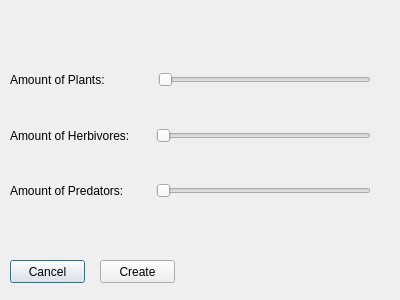
<?xml version="1.0" encoding="UTF-8"?>
<ui version="4.0">
 <class>NewWorldDialog</class>
 <widget class="QDialog" name="NewWorldDialog">
  <property name="geometry">
   <rect>
    <x>0</x>
    <y>0</y>
    <width>400</width>
    <height>300</height>
   </rect>
  </property>
  <property name="windowTitle">
   <string>Create New World</string>
  </property>
  <widget class="QPushButton" name="cancelButton">
   <property name="geometry">
    <rect>
     <x>10</x>
     <y>260</y>
     <width>75</width>
     <height>23</height>
    </rect>
   </property>
   <property name="text">
    <string>Cancel</string>
   </property>
  </widget>
  <widget class="QPushButton" name="pushButton_2">
   <property name="geometry">
    <rect>
     <x>100</x>
     <y>260</y>
     <width>75</width>
     <height>23</height>
    </rect>
   </property>
   <property name="text">
    <string>Create</string>
   </property>
  </widget>
  <widget class="QWidget" name="">
   <property name="geometry">
    <rect>
     <x>10</x>
     <y>70</y>
     <width>361</width>
     <height>131</height>
    </rect>
   </property>
   <layout class="QVBoxLayout" name="verticalLayout">
    <item>
     <layout class="QHBoxLayout" name="horizontalLayout">
      <item>
       <widget class="QLabel" name="labelPlants">
        <property name="sizePolicy">
         <sizepolicy hsizetype="Fixed" vsizetype="Preferred">
          <horstretch>0</horstretch>
          <verstretch>0</verstretch>
         </sizepolicy>
        </property>
        <property name="text">
         <string>Amount of Plants:           </string>
        </property>
       </widget>
      </item>
      <item>
       <spacer name="horizontalSpacerPlants">
        <property name="orientation">
         <enum>Qt::Horizontal</enum>
        </property>
        <property name="sizeType">
         <enum>QSizePolicy::Fixed</enum>
        </property>
        <property name="sizeHint" stdset="0">
         <size>
          <width>10</width>
          <height>20</height>
         </size>
        </property>
       </spacer>
      </item>
      <item>
       <widget class="QSlider" name="horizontalSliderPlants">
        <property name="maximum">
         <number>30</number>
        </property>
        <property name="orientation">
         <enum>Qt::Horizontal</enum>
        </property>
       </widget>
      </item>
     </layout>
    </item>
    <item>
     <spacer name="verticalSpacer">
      <property name="orientation">
       <enum>Qt::Vertical</enum>
      </property>
      <property name="sizeType">
       <enum>QSizePolicy::MinimumExpanding</enum>
      </property>
      <property name="sizeHint" stdset="0">
       <size>
        <width>20</width>
        <height>10</height>
       </size>
      </property>
     </spacer>
    </item>
    <item>
     <layout class="QHBoxLayout" name="horizontalLayout_2">
      <item>
       <widget class="QLabel" name="labelHerbivores">
        <property name="sizePolicy">
         <sizepolicy hsizetype="Fixed" vsizetype="Preferred">
          <horstretch>0</horstretch>
          <verstretch>0</verstretch>
         </sizepolicy>
        </property>
        <property name="text">
         <string>Amount of Herbivores:   </string>
        </property>
       </widget>
      </item>
      <item>
       <spacer name="horizontalSpacerHerbivores">
        <property name="orientation">
         <enum>Qt::Horizontal</enum>
        </property>
        <property name="sizeType">
         <enum>QSizePolicy::Fixed</enum>
        </property>
        <property name="sizeHint" stdset="0">
         <size>
          <width>10</width>
          <height>20</height>
         </size>
        </property>
       </spacer>
      </item>
      <item>
       <widget class="QSlider" name="horizontalSliderHerbivores">
        <property name="maximum">
         <number>30</number>
        </property>
        <property name="orientation">
         <enum>Qt::Horizontal</enum>
        </property>
       </widget>
      </item>
     </layout>
    </item>
    <item>
     <spacer name="verticalSpacer_2">
      <property name="orientation">
       <enum>Qt::Vertical</enum>
      </property>
      <property name="sizeType">
       <enum>QSizePolicy::MinimumExpanding</enum>
      </property>
      <property name="sizeHint" stdset="0">
       <size>
        <width>20</width>
        <height>10</height>
       </size>
      </property>
     </spacer>
    </item>
    <item>
     <layout class="QHBoxLayout" name="horizontalLayout_3">
      <item>
       <widget class="QLabel" name="labelPredators">
        <property name="sizePolicy">
         <sizepolicy hsizetype="Fixed" vsizetype="Preferred">
          <horstretch>0</horstretch>
          <verstretch>0</verstretch>
         </sizepolicy>
        </property>
        <property name="text">
         <string>Amount of Predators:     </string>
        </property>
       </widget>
      </item>
      <item>
       <spacer name="horizontalSpacerPredators">
        <property name="orientation">
         <enum>Qt::Horizontal</enum>
        </property>
        <property name="sizeType">
         <enum>QSizePolicy::Fixed</enum>
        </property>
        <property name="sizeHint" stdset="0">
         <size>
          <width>10</width>
          <height>20</height>
         </size>
        </property>
       </spacer>
      </item>
      <item>
       <widget class="QSlider" name="horizontalSliderPredators">
        <property name="maximum">
         <number>30</number>
        </property>
        <property name="orientation">
         <enum>Qt::Horizontal</enum>
        </property>
       </widget>
      </item>
     </layout>
    </item>
   </layout>
  </widget>
 </widget>
 <resources/>
 <connections>
  <connection>
   <sender>cancelButton</sender>
   <signal>clicked()</signal>
   <receiver>NewWorldDialog</receiver>
   <slot>reject()</slot>
   <hints>
    <hint type="sourcelabel">
     <x>38</x>
     <y>262</y>
    </hint>
    <hint type="destinationlabel">
     <x>536</x>
     <y>20</y>
    </hint>
   </hints>
  </connection>
  <connection>
   <sender>pushButton_2</sender>
   <signal>clicked()</signal>
   <receiver>NewWorldDialog</receiver>
   <slot>accept()</slot>
   <hints>
    <hint type="sourcelabel">
     <x>133</x>
     <y>273</y>
    </hint>
    <hint type="destinationlabel">
     <x>232</x>
     <y>92</y>
    </hint>
   </hints>
  </connection>
 </connections>
</ui>
